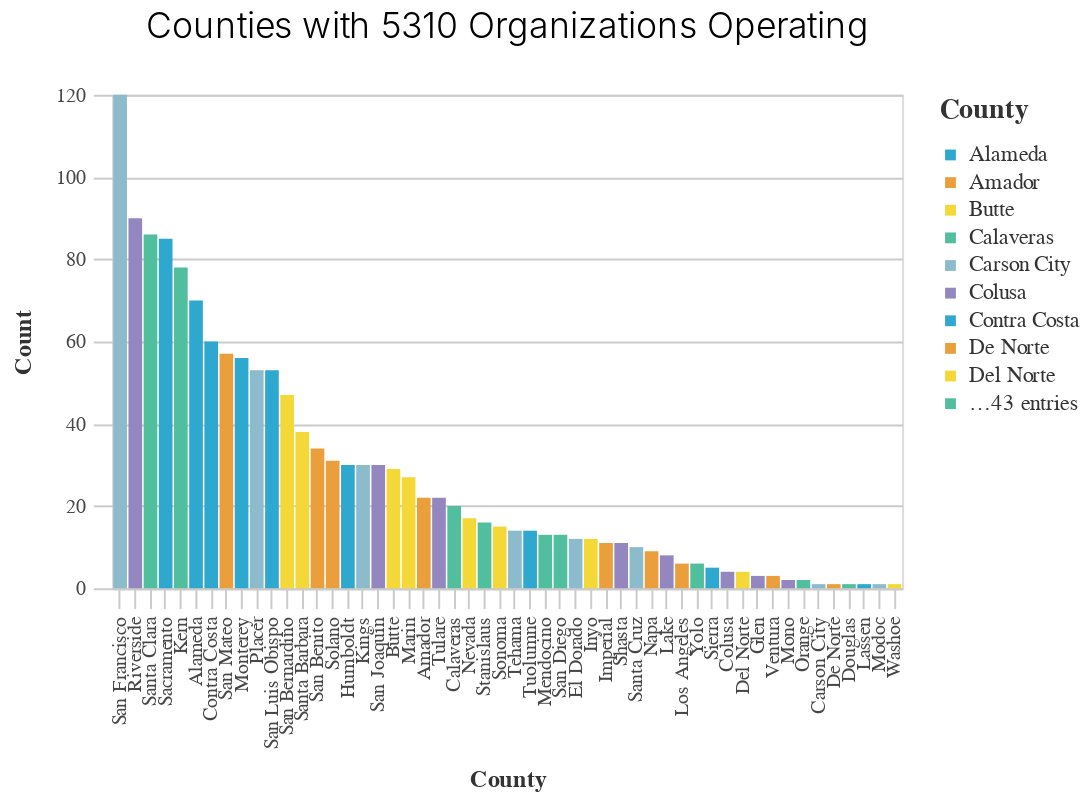

This figure's notebook cell:
### Code cell
county_explode = df>>select(_.organization_name, _.ntd_id, _.itp_id, _.organization_type, _.city, _.county, _.merge_status)
county_explode.explode('county')

county_explode2 = county_explode.assign(county_split = df['county'].str.split(', ')).drop("county", axis=1)\
    .rename(columns = {"county_split": "county"})
county_explode2 = county_explode2.explode('county')

counties_org_op = _dla_utils.bar_chart_nosubset((county_explode2>>count(_.county)),
    "county",
    "n",
    "county",
    "Counties with 5310 Organizations Operating"
)
counties_org_op

### Figure 1 — Vega-Lite specification as saved in the notebook (floating-point values rounded to 4 significant figures)
{"config": {"view": {"continuousWidth": 400, "continuousHeight": 300}, "axis": {"domainColor": "#cbcbcb", "grid": true, "gridColor": "#cbcbcb", "gridWidth": 1, "labelColor": "#474747", "labelFont": "Nunito Sans", "labelFontSize": 10, "labelPadding": 4, "tickColor": "#cbcbcb", "tickSize": 10, "titleColor": "#333", "titleFont": "Raleway", "titleFontSize": 12, "titlePadding": 10}, "axisBand": {"grid": false}, "background": "white", "font": "Raleway", "header": {"labelFont": "Nunito Sans", "titleFont": "Raleway"}, "legend": {"labelColor": "#333", "labelFont": "Nunito Sans", "labelFontSize": 11, "labelLimit": 0, "padding": 1, "symbolSize": 30, "symbolType": "square", "titleColor": "#333", "titleFont": "Raleway", "titleFontSize": 14, "titlePadding": 10}, "title": {"anchor": "middle", "font": "Raleway", "fontSize": 18, "fontWeight": 300, "offset": 20}}, "data": {"name": "data-3d2f5442b3540fccf2124d9d9ddae466"}, "mark": "bar", "encoding": {"color": {"field": "county", "legend": {"symbolLimit": 10, "title": "County"}, "scale": {"range": ["#2EA8CE", "#EB9F3C", "#F4D837", "#51BF9D", "#8CBCCB", "#9487C0"]}, "type": "nominal"}, "x": {"field": "county", "sort": "-y", "title": "County", "type": "nominal"}, "y": {"field": "n", "title": "Count", "type": "quantitative"}}, "height": 250, "title": "Counties with 5310 Organizations Operating", "width": 400, "$schema": "https://vega.github.io/schema/vega-lite/v4.17.0.json", "datasets": {"data-3d2f5442b3540fccf2124d9d9ddae466": [{"county": "Alameda", "n": 70}, {"county": "Amador", "n": 22}, {"county": "Butte", "n": 29}, {"county": "Calaveras", "n": 20}, {"county": "Carson City", "n": 1}, {"county": "Colusa", "n": 4}, {"county": "Contra Costa", "n": 60}, {"county": "De Norte", "n": 1}, {"county": "Del Norte", "n": 4}, {"county": "Douglas", "n": 1}, {"county": "El Dorado", "n": 12}, {"county": "Glen", "n": 3}, {"county": "Humboldt", "n": 30}, {"county": "Imperial", "n": 11}, {"county": "Inyo", "n": 12}, {"county": "Kern", "n": 78}, {"county": "Kings", "n": 30}, {"county": "Lake", "n": 8}, {"county": "Lassen", "n": 1}, {"county": "Los Angeles", "n": 6}, {"county": "Marin", "n": 27}, {"county": "Mendocino", "n": 13}, {"county": "Modoc", "n": 1}, {"county": "Mono", "n": 2}, {"county": "Monterey", "n": 56}, {"county": "Napa", "n": 9}, {"county": "Nevada", "n": 17}, {"county": "Orange", "n": 2}, {"county": "Placer", "n": 53}, {"county": "Riverside", "n": 90}, {"county": "Sacramento", "n": 85}, {"county": "San Benito", "n": 34}, {"county": "San Bernardino", "n": 47}, {"county": "San Diego", "n": 13}, {"county": "San Francisco", "n": 120}, {"county": "San Joaquin", "n": 30}, {"county": "San Luis Obispo", "n": 53}, {"county": "San Mateo", "n": 57}, {"county": "Santa Barbara", "n": 38}, {"county": "Santa Clara", "n": 86}, {"county": "Santa Cruz", "n": 10}, {"county": "Shasta", "n": 11}, {"county": "Sierra", "n": 5}, {"county": "Solano", "n": 31}, {"county": "Sonoma", "n": 15}, {"county": "Stanislaus", "n": 16}, {"county": "Tehama", "n": 14}, {"county": "Tulare", "n": 22}, {"county": "Tuolumne", "n": 14}, {"county": "Ventura", "n": 3}, {"county": "Washoe", "n": 1}, {"county": "Yolo", "n": 6}]}}
